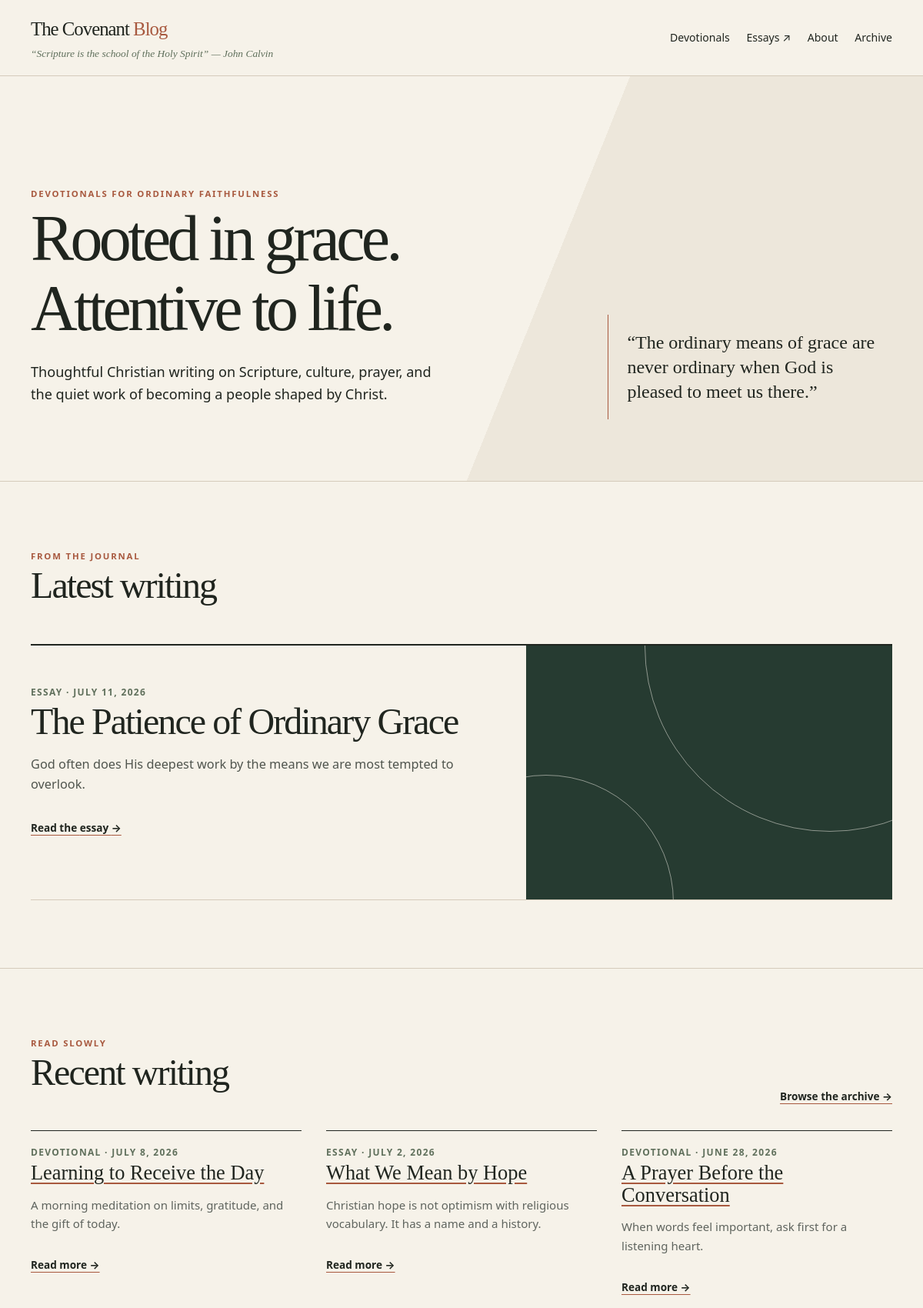
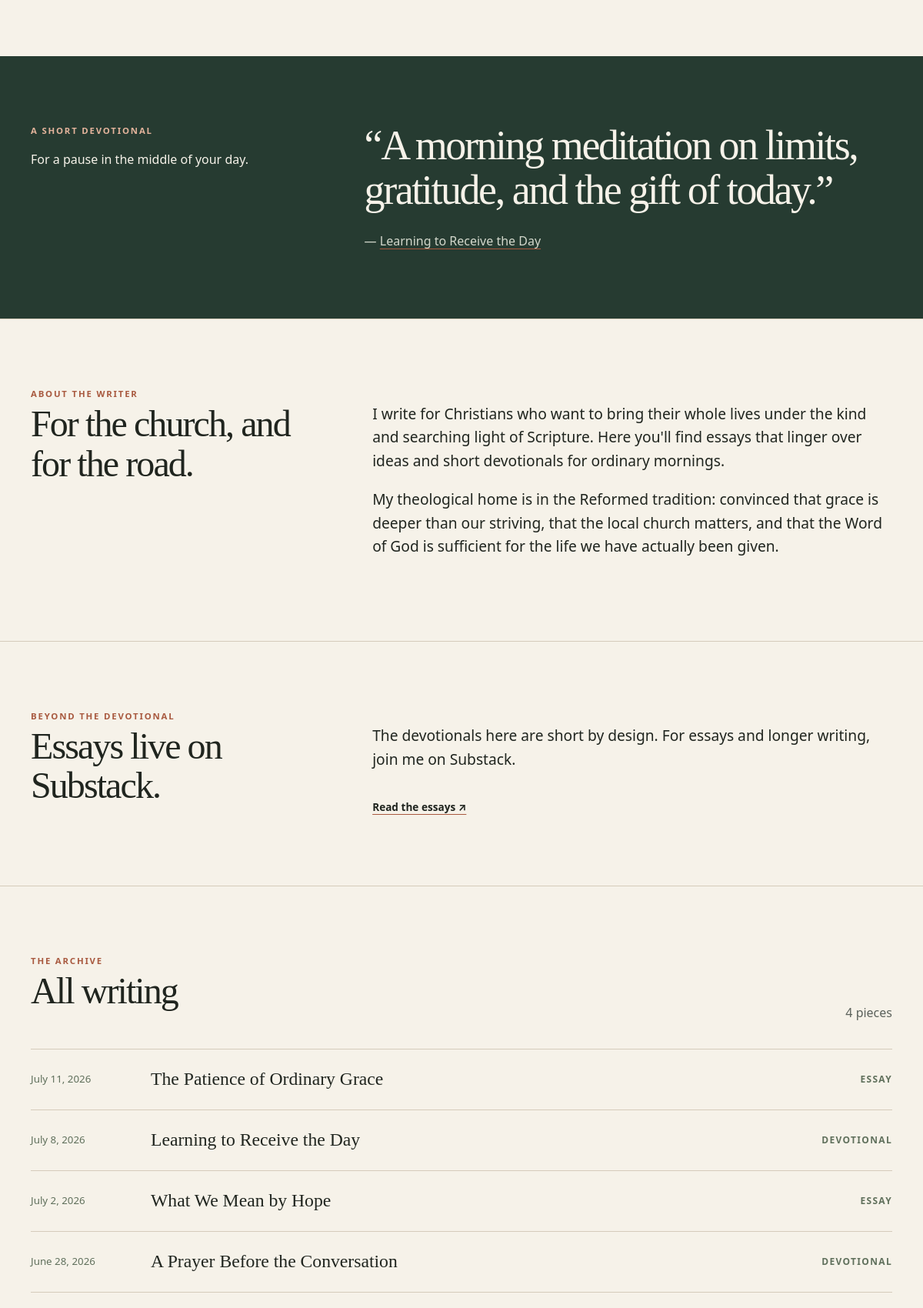
The page / (upper part) on the database its author committed (2 pictures, top to bottom).
### tables this page shows
CREATE TABLE posts (
            id INTEGER PRIMARY KEY AUTOINCREMENT,
            slug TEXT UNIQUE NOT NULL,
            title TEXT NOT NULL,
            category TEXT NOT NULL DEFAULT 'Essay',
            excerpt TEXT NOT NULL DEFAULT '',
            body TEXT NOT NULL DEFAULT '',
            status TEXT NOT NULL DEFAULT 'draft',
            published_at TEXT,
            created_at TEXT NOT NULL DEFAULT (datetime('now')),
            updated_at TEXT NOT NULL DEFAULT (datetime('now')),
            views INTEGER NOT NULL DEFAULT 0
        );

### lib/db.php (called while the page is built, shortened)
<?php
function db() {
    static $pdo = null;
    if ($pdo !== null) return $pdo;
    $dir = __DIR__ . '/../data';
    $path = $dir . '/blog.sqlite';
    $fresh = !file_exists($path);
    $pdo = new PDO('sqlite:' . $path);
    $pdo->setAttribute(PDO::ATTR_ERRMODE, PDO::ERRMODE_EXCEPTION);
    $pdo->setAttribute(PDO::ATTR_DEFAULT_FETCH_MODE, PDO::FETCH_ASSOC);
    $pdo->exec('PRAGMA journal_mode = WAL');
    $pdo->exec('PRAGMA foreign_keys = ON');
    return $pdo;
}

### index.php (the view, shortened to what this page needs)
<?php
$posts = db()->query("SELECT * FROM posts WHERE status = 'published'
                      ORDER BY published_at DESC, id DESC")->fetchAll();
$featured = isset($posts[0]) ? $posts[0] : null;
$recent = array();
foreach ($posts as $p) {
    if (!$featured || $p['id'] !== $featured['id']) {
        $recent[] = $p;
    }
    if (count($recent) >= 3) break;
}
$devotional = null;
foreach ($posts as $p) {
    if ($p['category'] === 'Devotional') { $devotional = $p; break; }
}
?>
<!DOCTYPE html>
<html lang="en">
<head>
<title><?= e(setting('site_title')) ?> | Essays &amp; Devotionals</title>
<link rel="stylesheet" href="/assets/site.css">
</head>
<body>
<header class="site-header">
  <div class="wrap nav">
    <div class="brand-block">
      <a class="brand" href="/"><?= e(setting('brand_main')) ?> <span><?= e(setting('brand_accent')) ?></span></a>
      <?php if (setting('brand_tagline') !== ''): ?>
      <div class="tagline"><?= e(setting('brand_tagline')) ?></div>
      <?php endif; ?>
    </div>
    <nav class="nav-links">
      <a href="#devotionals">Devotionals</a>
      <?php if (setting('substack_url') !== ''): ?>
      <a href="<?= e(setting('substack_url')) ?>" target="_blank" rel="noopener">Essays &#8599;</a>
      <?php endif; ?>
      <a href="#about">About</a>
      <a href="#archive">Archive</a>
    </nav>
  </div>
</header>
<main>
  <section class="hero">
    <div class="wrap hero-grid">
      <div>
        <div class="eyebrow"><?= e(setting('hero_eyebrow')) ?></div>
        <h1><?= nl2br(e(setting('hero_title'))) ?></h1>
        <p><?= e(setting('hero_intro')) ?></p>
      </div>
      <aside class="hero-aside">&ldquo;<?= e(setting('hero_quote')) ?>&rdquo;</aside>
    </div>
  </section>
  <?php if ($featured): ?>
  <section class="section" id="latest">
    <div class="wrap">
      <div class="section-heading">
        <div>
          <div class="eyebrow">From the journal</div>
          <h2>Latest writing</h2>
        </div>
      </div>
      <div class="featured">
        <div class="featured-copy">
          <div class="post-meta"><?= e($featured['category']) ?> &middot; <?= e(format_date($featured['published_at'])) ?></div>
          <h2><?= e($featured['title']) ?></h2>
          <p class="excerpt"><?= e($featured['excerpt']) ?></p>
          <a class="read-more" href="/post.php?post=<?= e($featured['slug']) ?>">Read the <?= e(strtolower($featured['category'])) ?> &rarr;</a>
        </div>
        <div class="featured-art" aria-hidden="true"></div>
      </div>
    </div>
  </section>
  <?php endif; ?>
  <?php if ($recent): ?>
  <section class="section">
    <div class="wrap">
      <div class="section-heading">
        <div>
          <div class="eyebrow">Read slowly</div>
          <h2>Recent writing</h2>
        </div>
        <a class="read-more" href="#archive">Browse the archive &rarr;</a>
      </div>
      <div class="post-grid">
        <?php foreach ($recent as $p): ?>
        <article class="post-card">
          <div class="post-meta"><?= e($p['category']) ?> &middot; <?= e(format_date($p['published_at'])) ?></div>
          <h3><a href="/post.php?post=<?= e($p['slug']) ?>"><?= e($p['title']) ?></a></h3>
          <p><?= e($p['excerpt']) ?></p>
          <a class="read-more" href="/post.php?post=<?= e($p['slug']) ?>">Read more &rarr;</a>
        </article>
        <?php endforeach; ?>
      </div>
    </div>
  </section>
  <?php endif; ?>
  <?php if ($devotional): ?>
  <section class="devotional" id="devotionals">
    <div class="wrap devotional-grid">
      <div>
        <div class="eyebrow">A short devotional</div>
        <p>For a pause in the middle of your day.</p>
      </div>
      <div>
        <blockquote>&ldquo;<?= e($devotional['excerpt']) ?>&rdquo;</blockquote>
        <cite>&mdash; <a href="/post.php?post=<?= e($devotional['slug']) ?>"><?= e($devotional['title']) ?></a></cite>
      </div>
    </div>
  </section>
  <?php endif; ?>
  <section class="section" id="about">
    <div class="wrap about">
      <div>
        <div class="eyebrow"><?= e(setting('about_eyebrow')) ?></div>
        <h2><?= e(setting('about_heading')) ?></h2>
      </div>
      <div class="about-copy">
        <?= render_body(setting('about_body')) ?>
      </div>
    </div>
  </section>
  <?php if (setting('substack_url') !== ''): ?>
  <section class="section" id="substack">
    <div class="wrap about">
      <div>
        <div class="eyebrow">Beyond the devotional</div>
        <h2><?= e(setting('substack_heading')) ?></h2>
      </div>
      <div class="about-copy">
        <p><?= e(setting('substack_text')) ?></p>
        <a class="read-more" href="<?= e(setting('substack_url')) ?>" target="_blank" rel="noopener">Read the essays &#8599;</a>
      </div>
    </div>
  </section>
  <?php endif; ?>
  <section class="section" id="archive">
    <div class="wrap">
      <div class="section-heading">
        <div>
          <div class="eyebrow">The archive</div>
          <h2>All writing</h2>
        </div>
        <p><?= count($posts) ?> <?= count($posts) === 1 ? 'piece' : 'pieces' ?></p>
      </div>
      <ul class="archive-list">
        <?php foreach ($posts as $p): ?>
        <li>
          <small><?= e(format_date($p['published_at'])) ?></small>
          <a href="/post.php?post=<?= e($p['slug']) ?>"><?= e($p['title']) ?></a>
          <span class="post-meta"><?= e($p['category']) ?></span>
        </li>
        <?php endforeach; ?>
      </ul>
    </div>
  </section>
</main>
</body>
</html>

### assets/site.css (style rules this page uses)
:root { --ink:#20251f;--pine:#263b31;--moss:#60705c;--paper:#f6f2e9;--sand:#e7dfd0;--clay:#a8593f;--line:#d5cbbb;--serif:Georgia,'Times New Roman',serif;--sans:ui-sans-serif,system-ui,-apple-system,BlinkMacSystemFont,'Segoe UI',sans-serif }
* { box-sizing:border-box }
html { scroll-behavior:smooth }
body { margin:0;background:var(--paper);color:var(--ink);font-family:var(--sans);line-height:1.6 }
a { color:inherit;text-decoration-color:var(--clay);text-underline-offset:4px }
.wrap { width:min(1120px,calc(100% - 3rem));margin:auto }
.eyebrow { letter-spacing:.16em;text-transform:uppercase;font-size:.71rem;font-weight:700;color:var(--clay) }
h1,h2,h3 { font-family:var(--serif);line-height:1.08;font-weight:500 }
h1 { font-size:clamp(3rem,7vw,6.7rem);letter-spacing:-.055em;margin:.25rem 0 1.4rem }
h2 { font-size:clamp(2rem,4vw,3.3rem);letter-spacing:-.04em;margin:.2rem 0 1rem }
h3 { font-size:1.55rem;margin:.2rem 0 .5rem }
.site-header { border-bottom:1px solid var(--line);padding:1.1rem 0;background:rgba(246,242,233,.94);position:sticky;top:0;z-index:4;backdrop-filter:blur(12px) }
.nav { display:flex;justify-content:space-between;align-items:center;gap:2rem }
.brand { font-family:var(--serif);font-size:1.55rem;text-decoration:none;letter-spacing:-.04em }
.brand span { color:var(--clay) }
.brand-block { display:flex;flex-direction:column;gap:.1rem }
.tagline { font-family:var(--serif);font-style:italic;font-size:.84rem;color:var(--moss) }
.nav-links { display:flex;align-items:center;gap:1.35rem;font-size:.88rem }
.nav-links a { text-decoration:none }
.hero { padding:clamp(5rem,12vw,10rem) 0 5rem;background:linear-gradient(112deg,var(--paper) 58%,#ede7db 58%) }
.hero-grid { display:grid;grid-template-columns:1.3fr .7fr;gap:4rem;align-items:end }
.hero p { max-width:34rem;font-size:1.13rem }
.hero-aside { border-left:1px solid var(--clay);padding:1.2rem 0 1.2rem 1.5rem;font-family:var(--serif);font-size:1.5rem;line-height:1.35 }
.section { padding:5.5rem 0;border-top:1px solid var(--line) }
.section-heading { display:flex;align-items:end;justify-content:space-between;gap:1rem;margin-bottom:2.1rem }
.section-heading p { margin:0;color:#5c625c }
.featured { display:grid;grid-template-columns:1.15fr .85fr;border-top:2px solid var(--ink);border-bottom:1px solid var(--line) }
.featured-copy { padding:3.2rem 3rem 3.2rem 0 }
.featured-art { min-height:330px;background:var(--pine);position:relative;overflow:hidden }
.featured-art:before,.featured-art:after { content:'';position:absolute;border:1px solid rgba(246,242,233,.5);border-radius:50% }
.featured-art:before { width:480px;height:480px;right:-160px;top:-240px }
.featured-art:after { width:330px;height:330px;left:-140px;bottom:-170px }
.post-meta { font-size:.75rem;letter-spacing:.11em;text-transform:uppercase;color:var(--moss);font-weight:700 }
.excerpt { font-size:1.02rem;color:#50554e;max-width:38rem }
.read-more { display:inline-block;margin-top:1rem;font-size:.85rem;font-weight:700;text-decoration-thickness:1px }
.post-grid { display:grid;grid-template-columns:repeat(3,1fr);gap:2rem }
.post-card { border-top:1px solid var(--ink);padding-top:1.1rem }
.post-card h3 { font-size:1.65rem }
.post-card p { color:#5f645e;font-size:.94rem }
.devotional { background:var(--pine);color:var(--paper);padding:5.5rem 0 }
.devotional .eyebrow { color:#e4b49c }
.devotional-grid { display:grid;grid-template-columns:.7fr 1.3fr;gap:4rem }
.devotional blockquote { font-family:var(--serif);font-size:clamp(2rem,4.5vw,4.2rem);letter-spacing:-.045em;line-height:1.07;margin:0 }
.devotional cite { display:block;font-style:normal;margin-top:1.5rem;color:#d3d8cc }
.about { display:grid;grid-template-columns:.72fr 1.28fr;gap:4rem }
.about-copy { font-size:1.2rem;max-width:42rem }
.archive-list { list-style:none;padding:0;margin:0;border-top:1px solid var(--line) }
.archive-list li { border-bottom:1px solid var(--line);padding:1.25rem 0;display:grid;grid-template-columns:140px 1fr auto;gap:1rem;align-items:center }
.archive-list a { text-decoration:none;font-family:var(--serif);font-size:1.48rem }
.archive-list small { color:var(--moss) }

### rows shown on the page
posts: category "ESSAY", published_at "JULY 11, 2026", title "The Patience of Ordinary Grace", excerpt "God often does His deepest work by the means we are most tempted to overlook.", category "essay", published_at "July 11, 2026"
posts: category "DEVOTIONAL", published_at "JULY 8, 2026", title "Learning to Receive the Day", excerpt "A morning meditation on limits, gratitude, and the gift of today.", published_at "July 8, 2026"
posts: category "ESSAY", published_at "JULY 2, 2026", title "What We Mean by Hope", excerpt "Christian hope is not optimism with religious vocabulary. It has a name and a history.", published_at "July 2, 2026"
posts: category "DEVOTIONAL", published_at "JUNE 28, 2026", title "A Prayer Before the Conversation", excerpt "When words feel important, ask first for a listening heart.", published_at "June 28, 2026"

### other values the page prints
setting('brand_main') "The Covenant"
setting('brand_accent') "Blog"
setting('brand_tagline') "“Scripture is the school of the Holy Spirit” — John Calvin"
setting('hero_eyebrow') "DEVOTIONALS FOR ORDINARY FAITHFULNESS"
setting('hero_title') "Rooted in grace. Attentive to life."
setting('hero_intro') "Thoughtful Christian writing on Scripture, culture, prayer, and the quiet work of becoming a people shaped by Christ."
setting('hero_quote') "The ordinary means of grace are never ordinary when God is pleased to meet us there."
setting('about_eyebrow') "ABOUT THE WRITER"
setting('about_heading') "For the church, and for the road."
preg_replace('/\*\*(.+?)\*\*/s', '<strong>$1</strong>', $text) "I write for Christians who want to bring their whole lives under the kind and searching light of Scripture. Here you'll find essays that linger over ideas and short devotionals for ordinary mornings."
setting('substack_heading') "Essays live on Substack."
setting('substack_text') "The devotionals here are short by design. For essays and longer writing, join me on Substack."
count($posts) "4"
